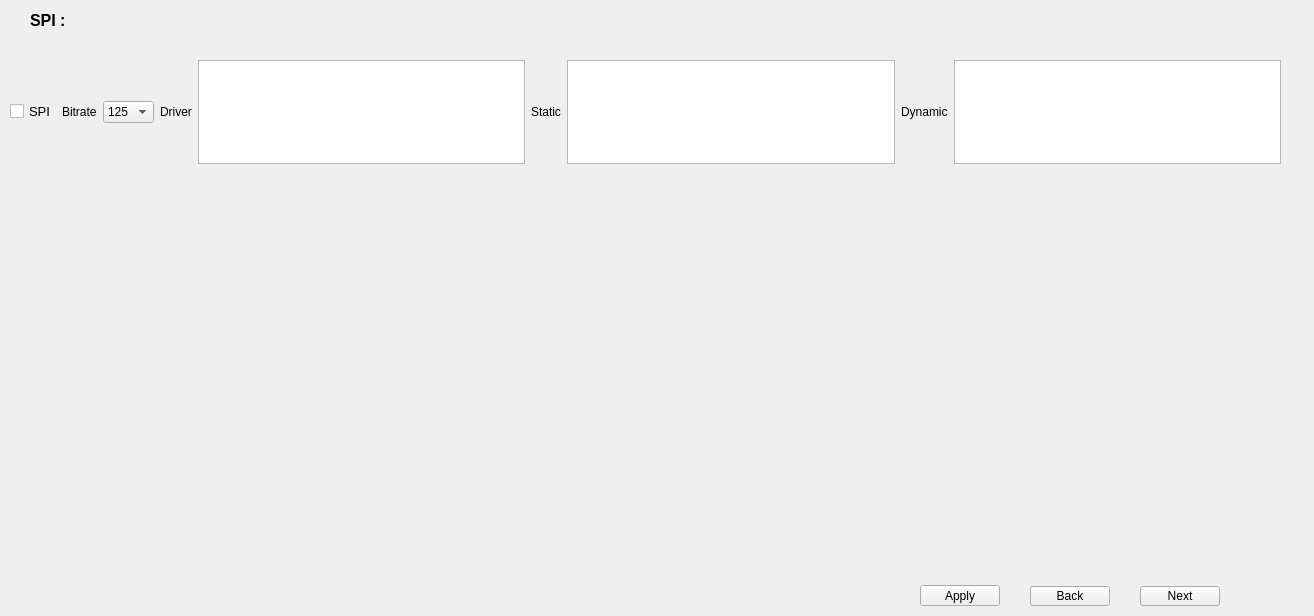
         <widget class="QWidget" name="scrollAreaWidgetContents_6">
          <property name="geometry">
           <rect>
            <x>0</x>
            <y>0</y>
            <width>1314</width>
            <height>616</height>
           </rect>
          </property>
          <widget class="QWidget" name="layoutWidget_13">
           <property name="geometry">
            <rect>
             <x>10</x>
             <y>60</y>
             <width>1271</width>
             <height>104</height>
            </rect>
           </property>
           <layout class="QHBoxLayout" name="horizontalLayout_3">
            <item>
             <widget class="QCheckBox" name="checkBox_2">
              <property name="font">
               <font>
                <pointsize>10</pointsize>
               </font>
              </property>
              <property name="text">
               <string>SPI</string>
              </property>
             </widget>
            </item>
            <item>
             <widget class="QLabel" name="label_9">
              <property name="text">
               <string>Bitrate</string>
              </property>
             </widget>
            </item>
            <item>
             <widget class="QComboBox" name="comboBox_3">
              <item>
               <property name="text">
                <string>125</string>
               </property>
              </item>
              <item>
               <property name="text">
                <string>500</string>
               </property>
              </item>
             </widget>
            </item>
            <item>
             <widget class="QLabel" name="label_10">
              <property name="text">
               <string>Driver</string>
              </property>
             </widget>
            </item>
            <item>
             <widget class="QTextEdit" name="textEdit_6"/>
            </item>
            <item>
             <widget class="QLabel" name="label_11">
              <property name="text">
               <string>Static</string>
              </property>
             </widget>
            </item>
            <item>
             <widget class="QTextEdit" name="textEdit_7"/>
            </item>
            <item>
             <widget class="QLabel" name="label_12">
              <property name="text">
               <string>Dynamic</string>
              </property>
             </widget>
            </item>
            <item>
             <widget class="QTextEdit" name="textEdit_8"/>
            </item>
           </layout>
          </widget>
          <widget class="QLabel" name="label_41">
           <property name="geometry">
            <rect>
             <x>30</x>
             <y>10</y>
             <width>81</width>
             <height>21</height>
            </rect>
           </property>
           <property name="font">
            <font>
             <pointsize>12</pointsize>
             <weight>75</weight>
             <bold>true</bold>
            </font>
           </property>
           <property name="text">
            <string>SPI :</string>
           </property>
          </widget>
          <widget class="QPushButton" name="pushButton_15">
           <property name="geometry">
            <rect>
             <x>920</x>
             <y>585</y>
             <width>80</width>
             <height>21</height>
            </rect>
           </property>
           <property name="text">
            <string>Apply</string>
           </property>
          </widget>
          <widget class="QPushButton" name="pushButton_16">
           <property name="geometry">
            <rect>
             <x>1140</x>
             <y>586</y>
             <width>80</width>
             <height>20</height>
            </rect>
           </property>
           <property name="text">
            <string>Next</string>
           </property>
          </widget>
          <widget class="QPushButton" name="pushButton_17">
           <property name="geometry">
            <rect>
             <x>1030</x>
             <y>586</y>
             <width>80</width>
             <height>20</height>
            </rect>
           </property>
           <property name="text">
            <string>Back</string>
           </property>
          </widget>
         </widget>
